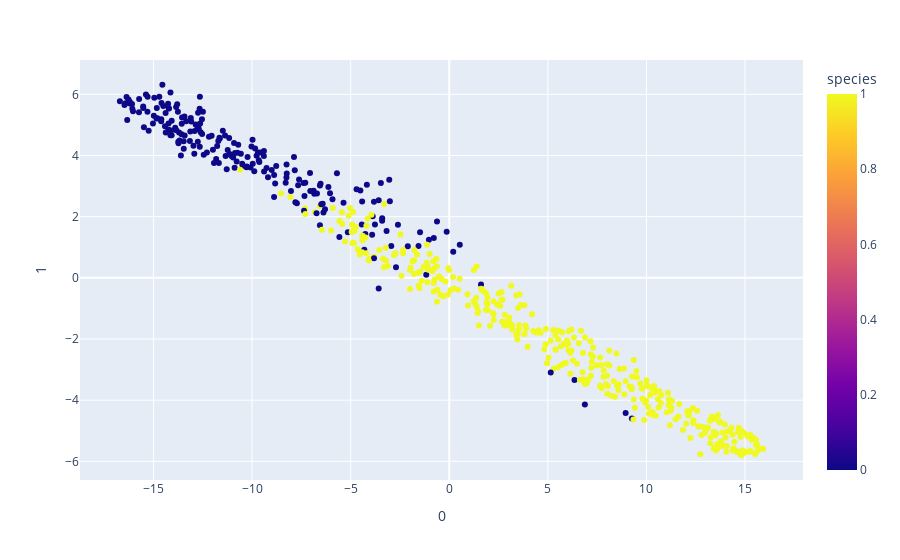
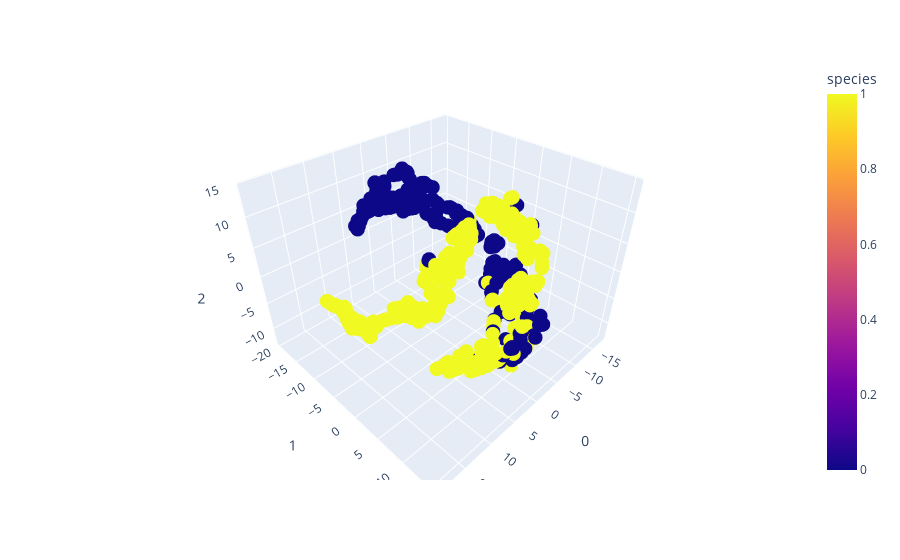

Here is the notebook cell these charts were saved with, in order:
### Code cell
fig_2d = px.scatter(
    proj2D, x=0, y=1,
    color=Y, labels={'color': 'species'}
)
fig_3d = px.scatter_3d(
    proj3D, x=0, y=1, z=2,
    color=Y, labels={'color': 'species'}
)
fig_3d.update_traces(marker_size=5)

fig_2d.show()
fig_3d.show()

### Figure 1 — Plotly figure (JSON) as saved in the notebook; plotly's stock layout.template omitted (floating-point values rounded to 4 significant figures; data arrays with more than 128 entries replaced by an {"elided": "..."} marker saying what was removed)
{"data": [{"hovertemplate": "0=%{x}<br>1=%{y}<br>species=%{marker.color}<extra></extra>", "legendgroup": "", "marker": {"color": {"elided": "569 int values"}, "coloraxis": "coloraxis", "symbol": "circle"}, "mode": "markers", "name": "", "orientation": "v", "showlegend": false, "type": "scatter", "x": {"elided": "569 float values"}, "xaxis": "x", "y": {"elided": "569 float values"}, "yaxis": "y"}], "layout": {"coloraxis": {"colorbar": {"title": {"text": "species"}}, "colorscale": [[0, "#0d0887"], [0.1111, "#46039f"], [0.2222, "#7201a8"], [0.3333, "#9c179e"], [0.4444, "#bd3786"], [0.5556, "#d8576b"], [0.6667, "#ed7953"], [0.7778, "#fb9f3a"], [0.8889, "#fdca26"], [1, "#f0f921"]]}, "legend": {"tracegroupgap": 0}, "margin": {"t": 60}, "xaxis": {"anchor": "y", "domain": [0, 1], "title": {"text": "0"}}, "yaxis": {"anchor": "x", "domain": [0, 1], "title": {"text": "1"}}}}

### Figure 2 — Plotly figure (JSON) as saved in the notebook; plotly's stock layout.template omitted (floating-point values rounded to 4 significant figures; data arrays with more than 128 entries replaced by an {"elided": "..."} marker saying what was removed)
{"data": [{"hovertemplate": "0=%{x}<br>1=%{y}<br>2=%{z}<br>species=%{marker.color}<extra></extra>", "legendgroup": "", "marker": {"color": {"elided": "569 int values"}, "coloraxis": "coloraxis", "size": 5, "symbol": "circle"}, "mode": "markers", "name": "", "scene": "scene", "showlegend": false, "type": "scatter3d", "x": {"elided": "569 float values"}, "y": {"elided": "569 float values"}, "z": {"elided": "569 float values"}}], "layout": {"coloraxis": {"colorbar": {"title": {"text": "species"}}, "colorscale": [[0, "#0d0887"], [0.1111, "#46039f"], [0.2222, "#7201a8"], [0.3333, "#9c179e"], [0.4444, "#bd3786"], [0.5556, "#d8576b"], [0.6667, "#ed7953"], [0.7778, "#fb9f3a"], [0.8889, "#fdca26"], [1, "#f0f921"]]}, "legend": {"tracegroupgap": 0}, "margin": {"t": 60}, "scene": {"domain": {"x": [0, 1], "y": [0, 1]}, "xaxis": {"title": {"text": "0"}}, "yaxis": {"title": {"text": "1"}}, "zaxis": {"title": {"text": "2"}}}}}
